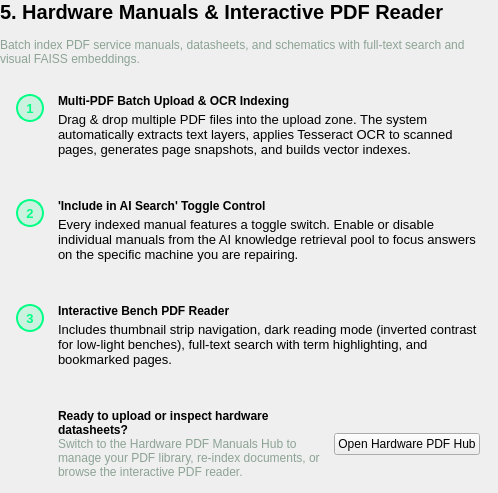
             <widget class="QWidget" name="secManuals">
              <layout class="QVBoxLayout" name="secManualsLayout">
               <property name="spacing">
                <number>14</number>
               </property>
               <property name="leftMargin">
                <number>0</number>
               </property>
               <property name="topMargin">
                <number>0</number>
               </property>
               <property name="rightMargin">
                <number>0</number>
               </property>
               <property name="bottomMargin">
                <number>0</number>
               </property>
               <item>
                <widget class="QLabel" name="secManualsTitle">
                 <property name="text">
                  <string>5. Hardware Manuals &amp; Interactive PDF Reader</string>
                 </property>
                 <property name="wordWrap">
                  <bool>true</bool>
                 </property>
                 <property name="styleSheet">
                  <string>font-size: 20px; font-weight: 800;</string>
                 </property>
                </widget>
               </item>
               <item>
                <widget class="QLabel" name="secManualsSubtitle">
                 <property name="text">
                  <string>Batch index PDF service manuals, datasheets, and schematics with full-text search and visual FAISS embeddings.</string>
                 </property>
                 <property name="wordWrap">
                  <bool>true</bool>
                 </property>
                 <property name="styleSheet">
                  <string>font-size: 13.5px; color: #8ca394;</string>
                 </property>
                </widget>
               </item>
               <item>
                <widget class="QFrame" name="s5Step1">
                 <property name="role" stdset="0">
                  <string notr="true">card</string>
                 </property>
                 <layout class="QHBoxLayout" name="s5Step1Layout" stretch="0,1">
                  <property name="spacing">
                   <number>14</number>
                  </property>
                  <property name="leftMargin">
                   <number>16</number>
                  </property>
                  <property name="topMargin">
                   <number>14</number>
                  </property>
                  <property name="rightMargin">
                   <number>16</number>
                  </property>
                  <property name="bottomMargin">
                   <number>14</number>
                  </property>
                  <item alignment="Qt::AlignTop">
                   <widget class="QLabel" name="s5Step1Badge">
                    <property name="text">
                     <string>1</string>
                    </property>
                    <property name="alignment">
                     <set>Qt::AlignCenter</set>
                    </property>
                    <property name="minimumSize">
                     <size>
                      <width>28</width>
                      <height>28</height>
                     </size>
                    </property>
                    <property name="maximumSize">
                     <size>
                      <width>28</width>
                      <height>28</height>
                     </size>
                    </property>
                    <property name="styleSheet">
                     <string>background: rgba(0, 255, 133, 0.15); border: 1.5px solid #00FF85; border-radius: 14px; font-size: 13px; font-weight: 800; color: #00FF85;</string>
                    </property>
                   </widget>
                  </item>
                  <item>
                   <layout class="QVBoxLayout" name="s5Step1TextColumn">
                    <property name="spacing">
                     <number>4</number>
                    </property>
                    <property name="leftMargin">
                     <number>0</number>
                    </property>
                    <property name="topMargin">
                     <number>0</number>
                    </property>
                    <property name="rightMargin">
                     <number>0</number>
                    </property>
                    <property name="bottomMargin">
                     <number>0</number>
                    </property>
                    <item>
                     <widget class="QLabel" name="s5Step1Title">
                      <property name="text">
                       <string>Multi-PDF Batch Upload &amp; OCR Indexing</string>
                      </property>
                      <property name="wordWrap">
                       <bool>true</bool>
                      </property>
                      <property name="styleSheet">
                       <string>font-size: 14.5px; font-weight: 700;</string>
                      </property>
                     </widget>
                    </item>
                    <item>
                     <widget class="QLabel" name="s5Step1Text">
                      <property name="text">
                       <string>Drag &amp; drop multiple PDF files into the upload zone. The system automatically extracts text layers, applies Tesseract OCR to scanned pages, generates page snapshots, and builds vector indexes.</string>
                      </property>
                      <property name="wordWrap">
                       <bool>true</bool>
                      </property>
                      <property name="styleSheet">
                       <string>font-size: 13px;</string>
                      </property>
                     </widget>
                    </item>
                   </layout>
                  </item>
                 </layout>
                </widget>
               </item>
               <item>
                <widget class="QFrame" name="s5Step2">
                 <property name="role" stdset="0">
                  <string notr="true">card</string>
                 </property>
                 <layout class="QHBoxLayout" name="s5Step2Layout" stretch="0,1">
                  <property name="spacing">
                   <number>14</number>
                  </property>
                  <property name="leftMargin">
                   <number>16</number>
                  </property>
                  <property name="topMargin">
                   <number>14</number>
                  </property>
                  <property name="rightMargin">
                   <number>16</number>
                  </property>
                  <property name="bottomMargin">
                   <number>14</number>
                  </property>
                  <item alignment="Qt::AlignTop">
                   <widget class="QLabel" name="s5Step2Badge">
                    <property name="text">
                     <string>2</string>
                    </property>
                    <property name="alignment">
                     <set>Qt::AlignCenter</set>
                    </property>
                    <property name="minimumSize">
                     <size>
                      <width>28</width>
                      <height>28</height>
                     </size>
                    </property>
                    <property name="maximumSize">
                     <size>
                      <width>28</width>
                      <height>28</height>
                     </size>
                    </property>
                    <property name="styleSheet">
                     <string>background: rgba(0, 255, 133, 0.15); border: 1.5px solid #00FF85; border-radius: 14px; font-size: 13px; font-weight: 800; color: #00FF85;</string>
                    </property>
                   </widget>
                  </item>
                  <item>
                   <layout class="QVBoxLayout" name="s5Step2TextColumn">
                    <property name="spacing">
                     <number>4</number>
                    </property>
                    <property name="leftMargin">
                     <number>0</number>
                    </property>
                    <property name="topMargin">
                     <number>0</number>
                    </property>
                    <property name="rightMargin">
                     <number>0</number>
                    </property>
                    <property name="bottomMargin">
                     <number>0</number>
                    </property>
                    <item>
                     <widget class="QLabel" name="s5Step2Title">
                      <property name="text">
                       <string>'Include in AI Search' Toggle Control</string>
                      </property>
                      <property name="wordWrap">
                       <bool>true</bool>
                      </property>
                      <property name="styleSheet">
                       <string>font-size: 14.5px; font-weight: 700;</string>
                      </property>
                     </widget>
                    </item>
                    <item>
                     <widget class="QLabel" name="s5Step2Text">
                      <property name="text">
                       <string>Every indexed manual features a toggle switch. Enable or disable individual manuals from the AI knowledge retrieval pool to focus answers on the specific machine you are repairing.</string>
                      </property>
                      <property name="wordWrap">
                       <bool>true</bool>
                      </property>
                      <property name="styleSheet">
                       <string>font-size: 13px;</string>
                      </property>
                     </widget>
                    </item>
                   </layout>
                  </item>
                 </layout>
                </widget>
               </item>
               <item>
                <widget class="QFrame" name="s5Step3">
                 <property name="role" stdset="0">
                  <string notr="true">card</string>
                 </property>
                 <layout class="QHBoxLayout" name="s5Step3Layout" stretch="0,1">
                  <property name="spacing">
                   <number>14</number>
                  </property>
                  <property name="leftMargin">
                   <number>16</number>
                  </property>
                  <property name="topMargin">
                   <number>14</number>
                  </property>
                  <property name="rightMargin">
                   <number>16</number>
                  </property>
                  <property name="bottomMargin">
                   <number>14</number>
                  </property>
                  <item alignment="Qt::AlignTop">
                   <widget class="QLabel" name="s5Step3Badge">
                    <property name="text">
                     <string>3</string>
                    </property>
                    <property name="alignment">
                     <set>Qt::AlignCenter</set>
                    </property>
                    <property name="minimumSize">
                     <size>
                      <width>28</width>
                      <height>28</height>
                     </size>
                    </property>
                    <property name="maximumSize">
                     <size>
                      <width>28</width>
                      <height>28</height>
                     </size>
                    </property>
                    <property name="styleSheet">
                     <string>background: rgba(0, 255, 133, 0.15); border: 1.5px solid #00FF85; border-radius: 14px; font-size: 13px; font-weight: 800; color: #00FF85;</string>
                    </property>
                   </widget>
                  </item>
                  <item>
                   <layout class="QVBoxLayout" name="s5Step3TextColumn">
                    <property name="spacing">
                     <number>4</number>
                    </property>
                    <property name="leftMargin">
                     <number>0</number>
                    </property>
                    <property name="topMargin">
                     <number>0</number>
                    </property>
                    <property name="rightMargin">
                     <number>0</number>
                    </property>
                    <property name="bottomMargin">
                     <number>0</number>
                    </property>
                    <item>
                     <widget class="QLabel" name="s5Step3Title">
                      <property name="text">
                       <string>Interactive Bench PDF Reader</string>
                      </property>
                      <property name="wordWrap">
                       <bool>true</bool>
                      </property>
                      <property name="styleSheet">
                       <string>font-size: 14.5px; font-weight: 700;</string>
                      </property>
                     </widget>
                    </item>
                    <item>
                     <widget class="QLabel" name="s5Step3Text">
                      <property name="text">
                       <string>Includes thumbnail strip navigation, dark reading mode (inverted contrast for low-light benches), full-text search with term highlighting, and bookmarked pages.</string>
                      </property>
                      <property name="wordWrap">
                       <bool>true</bool>
                      </property>
                      <property name="styleSheet">
                       <string>font-size: 13px;</string>
                      </property>
                     </widget>
                    </item>
                   </layout>
                  </item>
                 </layout>
                </widget>
               </item>
               <item>
                <widget class="QFrame" name="s5HubCard">
                 <property name="role" stdset="0">
                  <string notr="true">card</string>
                 </property>
                 <layout class="QHBoxLayout" name="s5HubLayout" stretch="0,1,0">
                  <property name="spacing">
                   <number>14</number>
                  </property>
                  <property name="leftMargin">
                   <number>18</number>
                  </property>
                  <property name="topMargin">
                   <number>14</number>
                  </property>
                  <property name="rightMargin">
                   <number>18</number>
                  </property>
                  <property name="bottomMargin">
                   <number>14</number>
                  </property>
                  <item>
                   <widget class="QLabel" name="s5HubIcon">
                    <property name="pixmap">
                     <pixmap>icons/book-open__00FF85__26.svg</pixmap>
                    </property>
                    <property name="alignment">
                     <set>Qt::AlignCenter</set>
                    </property>
                    <property name="minimumSize">
                     <size>
                      <width>26</width>
                      <height>26</height>
                     </size>
                    </property>
                    <property name="maximumSize">
                     <size>
                      <width>26</width>
                      <height>26</height>
                     </size>
                    </property>
                   </widget>
                  </item>
                  <item>
                   <layout class="QVBoxLayout" name="s5HubText">
                    <property name="spacing">
                     <number>0</number>
                    </property>
                    <property name="leftMargin">
                     <number>0</number>
                    </property>
                    <property name="topMargin">
                     <number>0</number>
                    </property>
                    <property name="rightMargin">
                     <number>0</number>
                    </property>
                    <property name="bottomMargin">
                     <number>0</number>
                    </property>
                    <item>
                     <widget class="QLabel" name="s5HubTitle">
                      <property name="text">
                       <string>Ready to upload or inspect hardware datasheets?</string>
                      </property>
                      <property name="wordWrap">
                       <bool>true</bool>
                      </property>
                      <property name="styleSheet">
                       <string>font-size: 14.5px; font-weight: 700;</string>
                      </property>
                     </widget>
                    </item>
                    <item>
                     <widget class="QLabel" name="s5HubDesc">
                      <property name="text">
                       <string>Switch to the Hardware PDF Manuals Hub to manage your PDF library, re-index documents, or browse the interactive PDF reader.</string>
                      </property>
                      <property name="wordWrap">
                       <bool>true</bool>
                      </property>
                      <property name="styleSheet">
                       <string>font-size: 12.5px; color: #8ca394;</string>
                      </property>
                     </widget>
                    </item>
                   </layout>
                  </item>
                  <item>
                   <widget class="QPushButton" name="btnOpenHardwareHub">
                    <property name="text">
                     <string>Open Hardware PDF Hub</string>
                    </property>
                    <property name="kind" stdset="0">
                     <string notr="true">primary</string>
                    </property>
                    <property name="cursor">
                     <cursorShape>PointingHandCursor</cursorShape>
                    </property>
                    <property name="icon">
                     <iconset>icons/external-link__060907.svg<normaloff>icons/external-link__060907.svg</normaloff>
                     </iconset>
                    </property>
                    <property name="iconSize">
                     <size>
                      <width>14</width>
                      <height>14</height>
                     </size>
                    </property>
                   </widget>
                  </item>
                 </layout>
                </widget>
               </item>
              </layout>
             </widget>
